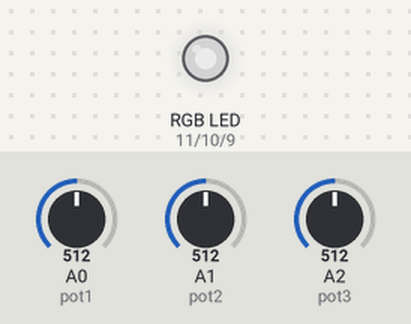
The sketch below on a simulated Arduino Uno, built with avr-gcc and run on an emulated ATmega328P. Parts: an RGB LED mixed from three pins (HIGH = lit). Inputs (shaded band) come from the test bench; at power-on: A0 (pot1) = 512, A1 (pot2) = 512, A2 (pot3) = 512. Dim RGB values are drawn brighter than linear.

Above: at 1.2 s.
1.3 s: A0 (pot1) set to 716
At 2.5 s:
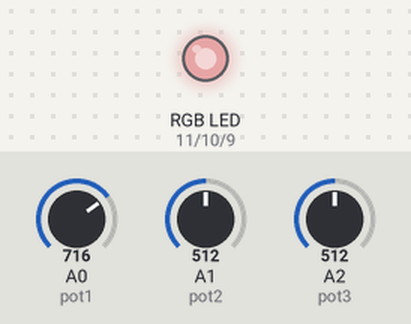
2.8 s: A1 (pot2) set to 716
At 3.6 s:
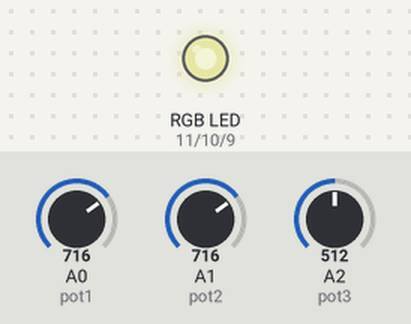
4.3 s: A2 (pot3) set to 716
At 4.8 s:
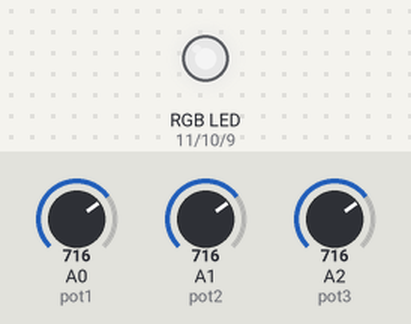
5.8 s: A0 (pot1) set to 900
At 7.0 s:
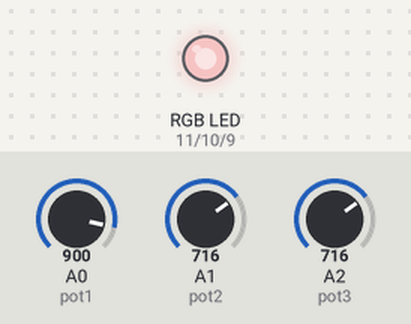
7.3 s: A1 (pot2) set to 900
At 8.3 s:
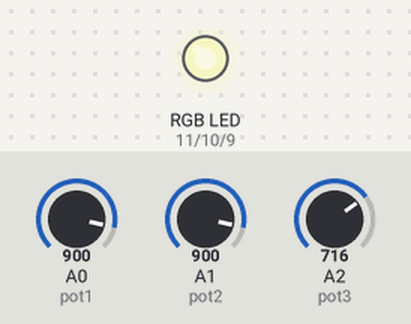
8.8 s: A2 (pot3) set to 900
At 9.4 s:
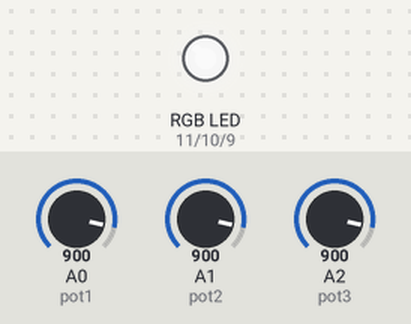
Timing chart, 0 to 11.3 s (numbered marks = the images above; inputs shaded):
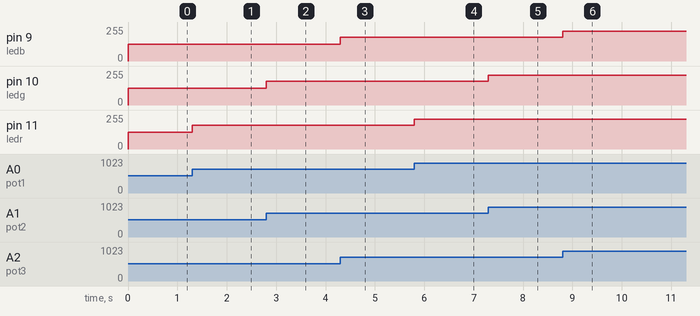

The sketch:

Pot_2.ino
```cpp
const int ledr=11;
const int ledg=10;
const int ledb=9;
const int pot1=A0;
const int pot2=A1;
const int pot3=A2;

void setup() {
pinMode(ledr,OUTPUT);
pinMode(ledr,OUTPUT);
pinMode(ledr,OUTPUT);
}

void loop() {
int potvalue;
int ledvalue;

potvalue=analogRead(pot1);
ledvalue=map(potvalue,0,1023,0,255);
analogWrite(ledr,ledvalue);

potvalue=analogRead(pot2);
ledvalue=map(potvalue,0,1023,0,255);
analogWrite(ledg,ledvalue);

potvalue=analogRead(pot3);
ledvalue=map(potvalue,0,1023,0,255);
analogWrite(ledb,ledvalue);
}
```

Measured:
- after the input at 1.3 s, pin 11 (ledr): 127/255 → 178/255 at once
- after the input at 2.8 s, pin 10 (ledg): 127/255 → 178/255 at once
- after the input at 4.3 s, pin 9 (ledb): 127/255 → 178/255 at once
- after the input at 5.8 s, pin 11 (ledr): 178/255 → 224/255 at once
- after the input at 7.3 s, pin 10 (ledg): 178/255 → 224/255 at once
- after the input at 8.8 s, pin 9 (ledb): 178/255 → 224/255 at once
